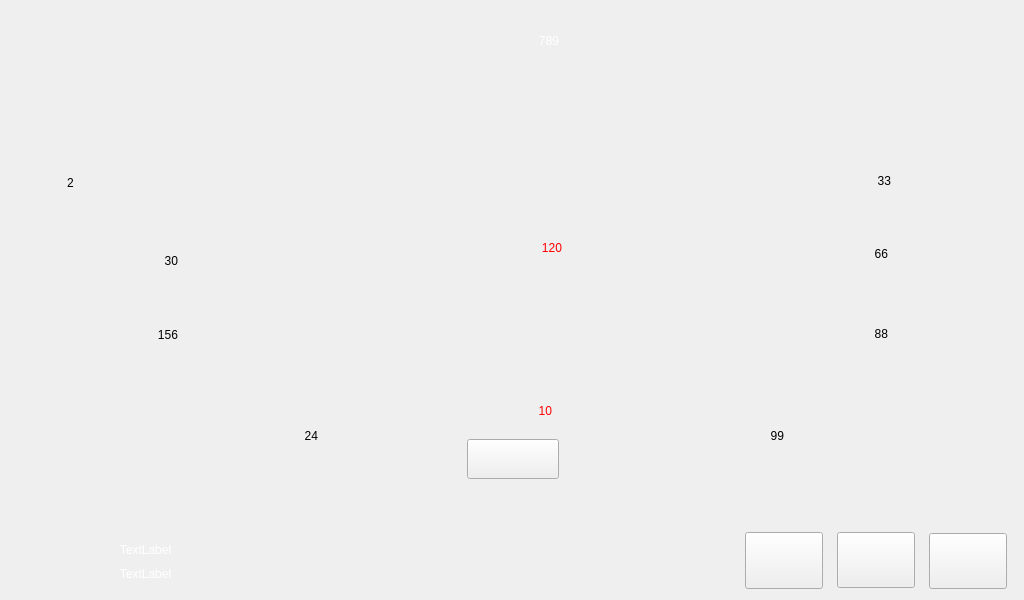
<?xml version="1.0" encoding="UTF-8"?>
<ui version="4.0">
 <class>Widget</class>
 <widget class="QWidget" name="Widget">
  <property name="geometry">
   <rect>
    <x>0</x>
    <y>0</y>
    <width>1024</width>
    <height>600</height>
   </rect>
  </property>
  <property name="windowTitle">
   <string>Widget</string>
  </property>
  <property name="autoFillBackground">
   <bool>false</bool>
  </property>
  <property name="styleSheet">
   <string notr="true"/>
  </property>
  <widget class="QPushButton" name="pushButton">
   <property name="geometry">
    <rect>
     <x>745</x>
     <y>532</y>
     <width>78</width>
     <height>57</height>
    </rect>
   </property>
   <property name="focusPolicy">
    <enum>Qt::NoFocus</enum>
   </property>
   <property name="autoFillBackground">
    <bool>false</bool>
   </property>
   <property name="styleSheet">
    <string notr="true">border-image: url(:/new/prefix1/img/a3.png);</string>
   </property>
   <property name="text">
    <string/>
   </property>
  </widget>
  <widget class="QPushButton" name="pushButton_2">
   <property name="geometry">
    <rect>
     <x>837</x>
     <y>532</y>
     <width>78</width>
     <height>56</height>
    </rect>
   </property>
   <property name="focusPolicy">
    <enum>Qt::NoFocus</enum>
   </property>
   <property name="styleSheet">
    <string notr="true">border-image: url(:/new/prefix1/img/a2.png);</string>
   </property>
   <property name="text">
    <string/>
   </property>
  </widget>
  <widget class="QPushButton" name="pushButton_3">
   <property name="geometry">
    <rect>
     <x>929</x>
     <y>533</y>
     <width>78</width>
     <height>56</height>
    </rect>
   </property>
   <property name="focusPolicy">
    <enum>Qt::NoFocus</enum>
   </property>
   <property name="styleSheet">
    <string notr="true">border-image: url(:/new/prefix1/img/a1.png);</string>
   </property>
   <property name="text">
    <string/>
   </property>
  </widget>
  <widget class="QLabel" name="label">
   <property name="geometry">
    <rect>
     <x>461</x>
     <y>385</y>
     <width>91</width>
     <height>51</height>
    </rect>
   </property>
   <property name="styleSheet">
    <string notr="true">color: rgb(255, 0, 0);
font: 75 italic 22pt &quot;Ubuntu&quot;;</string>
   </property>
   <property name="text">
    <string>10</string>
   </property>
   <property name="alignment">
    <set>Qt::AlignRight|Qt::AlignTrailing|Qt::AlignVCenter</set>
   </property>
  </widget>
  <widget class="QLabel" name="label_2">
   <property name="geometry">
    <rect>
     <x>410</x>
     <y>225</y>
     <width>152</width>
     <height>46</height>
    </rect>
   </property>
   <property name="styleSheet">
    <string notr="true">font: 75 italic 22pt &quot;Ubuntu&quot;;
color: rgb(255, 0, 0);</string>
   </property>
   <property name="text">
    <string>120</string>
   </property>
   <property name="alignment">
    <set>Qt::AlignRight|Qt::AlignTrailing|Qt::AlignVCenter</set>
   </property>
  </widget>
  <widget class="QLabel" name="label_3">
   <property name="geometry">
    <rect>
     <x>240</x>
     <y>415</y>
     <width>78</width>
     <height>41</height>
    </rect>
   </property>
   <property name="styleSheet">
    <string notr="true">font: 75 italic 26pt &quot;Ubuntu&quot;;
color: rgb(0, 0, 0);</string>
   </property>
   <property name="text">
    <string>24</string>
   </property>
   <property name="alignment">
    <set>Qt::AlignRight|Qt::AlignTrailing|Qt::AlignVCenter</set>
   </property>
  </widget>
  <widget class="QLabel" name="label_4">
   <property name="geometry">
    <rect>
     <x>693</x>
     <y>415</y>
     <width>91</width>
     <height>41</height>
    </rect>
   </property>
   <property name="styleSheet">
    <string notr="true">font: 75 italic 26pt &quot;Ubuntu&quot;;
color: rgb(0, 0, 0);</string>
   </property>
   <property name="text">
    <string>99</string>
   </property>
   <property name="alignment">
    <set>Qt::AlignRight|Qt::AlignTrailing|Qt::AlignVCenter</set>
   </property>
  </widget>
  <widget class="QLabel" name="label_5">
   <property name="geometry">
    <rect>
     <x>67</x>
     <y>162</y>
     <width>151</width>
     <height>41</height>
    </rect>
   </property>
   <property name="styleSheet">
    <string notr="true">font: 75 italic 26pt &quot;Ubuntu&quot;;
color: rgb(0, 0, 0);</string>
   </property>
   <property name="text">
    <string>2</string>
   </property>
   <property name="alignment">
    <set>Qt::AlignLeading|Qt::AlignLeft|Qt::AlignVCenter</set>
   </property>
  </widget>
  <widget class="QLabel" name="label_6">
   <property name="geometry">
    <rect>
     <x>87</x>
     <y>240</y>
     <width>91</width>
     <height>41</height>
    </rect>
   </property>
   <property name="styleSheet">
    <string notr="true">color: rgb(0, 0, 0);
font: 75 italic 26pt &quot;Ubuntu&quot;;</string>
   </property>
   <property name="frameShape">
    <enum>QFrame::NoFrame</enum>
   </property>
   <property name="text">
    <string>30</string>
   </property>
   <property name="alignment">
    <set>Qt::AlignRight|Qt::AlignTrailing|Qt::AlignVCenter</set>
   </property>
  </widget>
  <widget class="QLabel" name="label_7">
   <property name="geometry">
    <rect>
     <x>77</x>
     <y>317</y>
     <width>101</width>
     <height>35</height>
    </rect>
   </property>
   <property name="styleSheet">
    <string notr="true">color: rgb(0, 0, 0);
font: 75 italic 26pt &quot;Ubuntu&quot;;</string>
   </property>
   <property name="frameShape">
    <enum>QFrame::NoFrame</enum>
   </property>
   <property name="text">
    <string>156</string>
   </property>
   <property name="alignment">
    <set>Qt::AlignRight|Qt::AlignTrailing|Qt::AlignVCenter</set>
   </property>
  </widget>
  <widget class="QLabel" name="label_8">
   <property name="geometry">
    <rect>
     <x>800</x>
     <y>160</y>
     <width>91</width>
     <height>41</height>
    </rect>
   </property>
   <property name="styleSheet">
    <string notr="true">font: 75 italic 26pt &quot;Ubuntu&quot;;
color: rgb(0, 0, 0);</string>
   </property>
   <property name="text">
    <string>33</string>
   </property>
   <property name="alignment">
    <set>Qt::AlignRight|Qt::AlignTrailing|Qt::AlignVCenter</set>
   </property>
  </widget>
  <widget class="QLabel" name="label_9">
   <property name="geometry">
    <rect>
     <x>797</x>
     <y>232</y>
     <width>91</width>
     <height>43</height>
    </rect>
   </property>
   <property name="styleSheet">
    <string notr="true">font: 75 italic 26pt &quot;Ubuntu&quot;;
color: rgb(0, 0, 0);</string>
   </property>
   <property name="text">
    <string>66</string>
   </property>
   <property name="alignment">
    <set>Qt::AlignRight|Qt::AlignTrailing|Qt::AlignVCenter</set>
   </property>
  </widget>
  <widget class="QLabel" name="label_10">
   <property name="geometry">
    <rect>
     <x>797</x>
     <y>312</y>
     <width>91</width>
     <height>43</height>
    </rect>
   </property>
   <property name="styleSheet">
    <string notr="true">font: 75 italic 26pt &quot;Ubuntu&quot;;
color: rgb(0, 0, 0);</string>
   </property>
   <property name="text">
    <string>88</string>
   </property>
   <property name="alignment">
    <set>Qt::AlignRight|Qt::AlignTrailing|Qt::AlignVCenter</set>
   </property>
  </widget>
  <widget class="QLabel" name="label_11">
   <property name="geometry">
    <rect>
     <x>70</x>
     <y>535</y>
     <width>151</width>
     <height>29</height>
    </rect>
   </property>
   <property name="styleSheet">
    <string notr="true">font: 75 italic 22pt &quot;Ubuntu&quot;;
color: rgb(255, 255, 255);
</string>
   </property>
   <property name="text">
    <string>TextLabel</string>
   </property>
   <property name="alignment">
    <set>Qt::AlignCenter</set>
   </property>
  </widget>
  <widget class="QLabel" name="label_12">
   <property name="geometry">
    <rect>
     <x>55</x>
     <y>558</y>
     <width>181</width>
     <height>31</height>
    </rect>
   </property>
   <property name="styleSheet">
    <string notr="true">font: 75 italic 22pt &quot;Ubuntu&quot;;
color: rgb(255, 255, 255);</string>
   </property>
   <property name="text">
    <string>TextLabel</string>
   </property>
   <property name="alignment">
    <set>Qt::AlignCenter</set>
   </property>
  </widget>
  <widget class="QPushButton" name="pushButton_4">
   <property name="geometry">
    <rect>
     <x>467</x>
     <y>439</y>
     <width>92</width>
     <height>40</height>
    </rect>
   </property>
   <property name="styleSheet">
    <string notr="true">border-image: url(:/new/prefix1/img/qinglingbai.png);</string>
   </property>
   <property name="text">
    <string/>
   </property>
  </widget>
  <widget class="QLabel" name="label_13">
   <property name="geometry">
    <rect>
     <x>500</x>
     <y>27</y>
     <width>59</width>
     <height>28</height>
    </rect>
   </property>
   <property name="styleSheet">
    <string notr="true">font: 75 italic 26pt &quot;Ubuntu&quot;;
color: rgb(255, 255, 255);</string>
   </property>
   <property name="text">
    <string>789</string>
   </property>
   <property name="alignment">
    <set>Qt::AlignRight|Qt::AlignTrailing|Qt::AlignVCenter</set>
   </property>
  </widget>
 </widget>
 <layoutdefault spacing="6" margin="11"/>
 <resources/>
 <connections/>
</ui>
